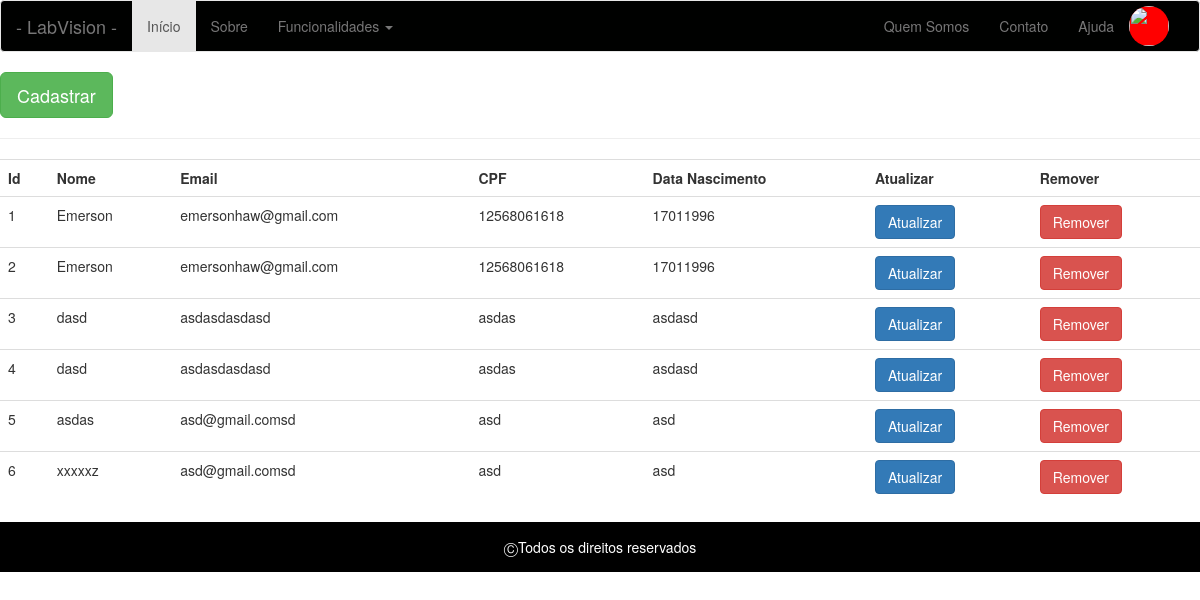
/listar-usuarios (signed in), run on an earlier commit of the app's database.
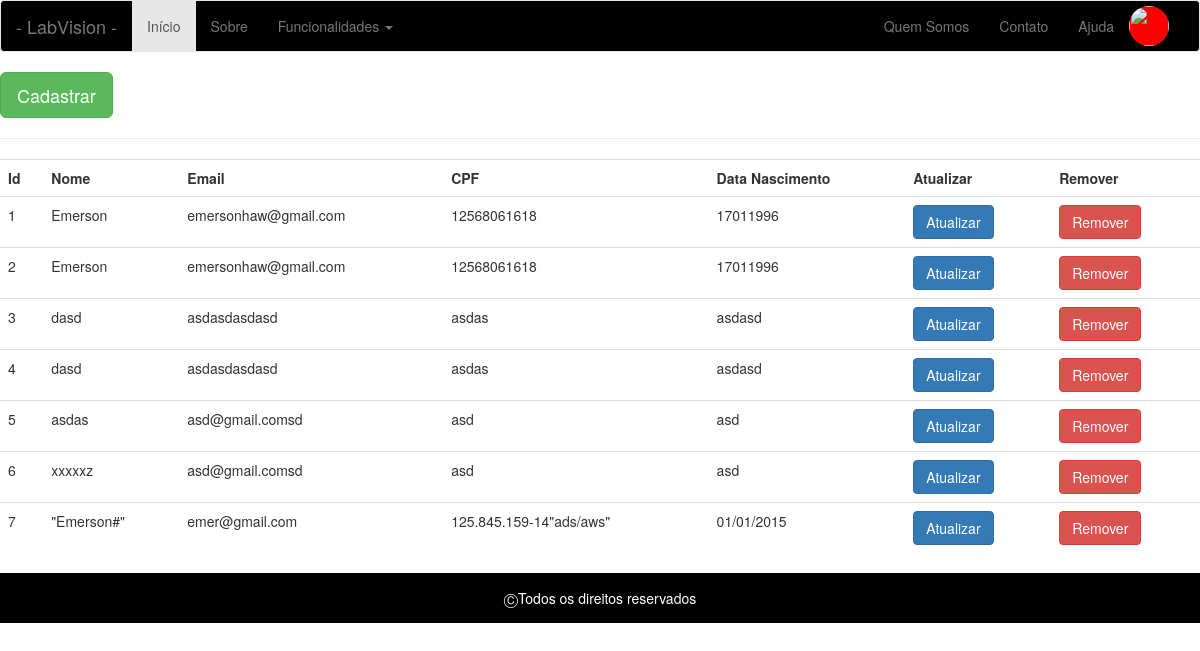
And on a later commit of the database.
### app/models/tables.py (models this page shows, shortened)
class Pessoa(db.Model):
    __tablename__ = "pessoas"
    id = db.Column(db.Integer, primary_key=True)
    nome = db.Column(db.String(50))

class Usuario(Pessoa, db.Model):
    __tablename__ = "usuarios"
    id = db.Column(db.Integer, primary_key=True)
    email = db.Column(db.String(50))
    senha = db.Column(db.String(20))
    cpf = db.Column(db.String(20))
    dt_nascimento = db.Column(db.String(20))
    status = db.Column(db.Boolean())
    pessoa = db.Column(db.Integer, db.ForeignKey('pessoas.id'))

class Pessoa(db.Model):
    __tablename__ = "pessoas"
    id = db.Column(db.Integer, primary_key=True)
    nome = db.Column(db.String(50))

### app/controllers/default.py (the view)
@app.route('/listar-usuarios', methods=['GET', 'POST'])
def listar_usuarios():
    usuarios = Usuario.query.all()
    return render_template('usuario/listar-usuarios.html', usuarios=usuarios)

### app/controllers/default.py (called while the page is built)
@login_manager.user_loader
def load_user(id):
    return Usuario.query.filter_by(id=id).first()

### app/templates/usuario/listar-usuarios.html
{% include 'base/head.html' %}
{% include 'base/nav_bar.html' %}
<a href="/cadastrar-usuarios">
    <button class="btn btn-lg btn-success">
        Cadastrar
    </button>
</a>
<hr>
<div class="table-responsive">
        <table class="table">
            <tr>
                <th>Id</th>
                <th>Nome</th>
                <th>Email</th>
                <th>CPF</th>
                <th>Data Nascimento</th>
                <th>Atualizar</th>
                <th>Remover</th>
            </tr>
            {% for u in usuarios %}
                <tr>
                    <td>
                        {{ u.id}}
                    </td>
                    <td>
                        {{ u.nome}}
                    </td>
                    <td>
                        {{ u.email}}
                    </td>
                    <td>
                        {{ u.cpf}}
                    </td>
                    <td>
                        {{ u.dt_nascimento}}
                    </td>
                    <td>
                        <a href="{{ url_for('atualizar_usuario', id=u.id)}}">
                            <button class="btn btn-primary">
                                Atualizar
                            </button>
                        </a>
                    </td>
                    <td>
                        <a href="{{ url_for('excluir_usuario', id=u.id)}}">
                            <button class="btn btn-danger">
                                Remover
                           </button>
                        </a>
                    </td>
                </tr>
            {% endfor %}
        </table>
</div>
{% include 'base/footer.html' %}

### app/templates/base/head.html (shortened to what this page needs)
<!DOCTYPE html>
<html lang="pt-br">
  <head>
    <link rel="stylesheet" href="{{ url_for('static', filename='bootstrap/css/bootstrap.css') }}">
    <link rel="stylesheet" href="{{ url_for('static', filename='css/main.css') }}">
  </head>
  <body>

### app/templates/base/nav_bar.html (shortened to what this page needs)
    <nav class="navbar navbar-default">
        <div class="container-fluid">
            <div class="navbar-header">
                <a class="navbar-brand" href="/index">- LabVision -</a>
            </div>
            <div class="collapse navbar-collapse" id="navPrincipal">
                <ul class="nav navbar-nav">
                    <li class="active">
                        <a href="/index">Início</a>
                    </li>
                    <li>
                        <a href="/sobre">Sobre</a>
                    </li>
                    <li class="dropdown">
                        <a class="dropdown-toggle" data-toggle="dropdown" href="#">Funcionalidades
                        <span class="caret"></span></a>
                    </li>
                </ul>
                <ul class="nav navbar-nav navbar-right">
                    <li><a href="">Quem Somos</a></li>
                    <li><a href="">Contato</a></li>
                    <li><a href="/ajuda">Ajuda</a></li>
                    {% if current_user.nome %}
                        <li>
                            <img src="" class="imagem-perfil">
                        </li>
                    {% else %}
                    <button class="btn btn-lg btn-success botao-cadastrar-se">
                        Cadastrar-se
                    </button>
                    {% endif %}
                </ul>
            </div>
        </div>
    </nav>

### app/templates/base/footer.html (shortened to what this page needs)
    </body>
    <footer>
         	&#9400;Todos os direitos reservados
    </footer>
</html>

### app/static/css/main.css (style rules this page uses)
.navbar-default { background-color: #000100; }
.imagem-perfil { background-color: #FF0000; width: 40px; height: 40px; border-radius: 40px; margin-top: 5px; margin-right: 15px; }
footer { margin-top-min: 800px; background-color: #000000; color: #FFFFFF; height: 50px; line-height: 50px; text-align: center; }

What changed in the data, as far as the page shows it:
added Usuario: id "7", nome "\"Emerson#\"", email "emer@gmail.com", cpf "125.845.159-14\"ads/aws\"", dt_nascimento "01/01/2015"
